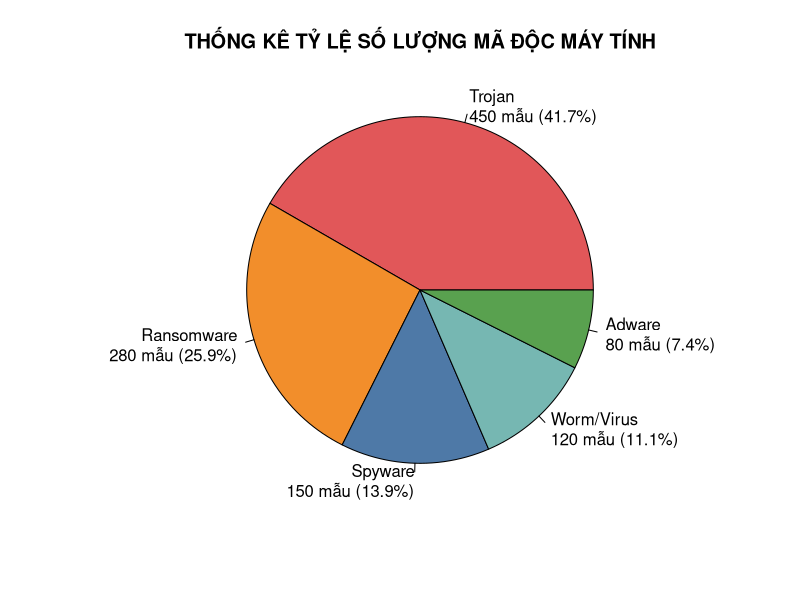

This chart was generated by the following R code:
# 1. Khởi tạo tập dữ liệu số lượng mã độc máy tính
du_lieu_ma_doc <- data.frame(
  Loai_Ma_Doc = c("Trojan", "Ransomware", "Spyware", "Worm/Virus", "Adware"),
  So_Luong = c(450, 280, 150, 120, 80)
)

# 2. Tính tỷ lệ phần trăm (%)
tong_so <- sum(du_lieu_ma_doc$So_Luong)
phan_tram <- round(100 * du_lieu_ma_doc$So_Luong / tong_so, 1)

# 3. Tạo nhãn hiển thị (Tên mã độc + Số lượng + %)
nhan_bieu_do <- paste0(
  du_lieu_ma_doc$Loai_Ma_Doc, "\n", 
  du_lieu_ma_doc$So_Luong, " mẫu (", phan_tram, "%)"
)

# 4. Bảng thống kê chi tiết ra Console
cat("=== BẢNG THỐNG KÊ SỐ LƯỢNG MÃ ĐỘC MÁY TÍNH ===\n")
du_lieu_ma_doc$Ty_Le_Percent <- phan_tram
print(du_lieu_ma_doc)
cat("\nTổng số mẫu mã độc phát hiện:", tong_so, "\n-----------------------------------\n")

# 5. Vẽ biểu đồ tròn (Pie Chart)
pie(
  x = du_lieu_ma_doc$So_Luong,
  labels = nhan_bieu_do,
  col = c("#E15759", "#F28E2B", "#4E79A7", "#76B7B2", "#59A14F"),
  main = "THỐNG KÊ TỶ LỆ SỐ LƯỢNG MÃ ĐỘC MÁY TÍNH",
  radius = 0.9
)
